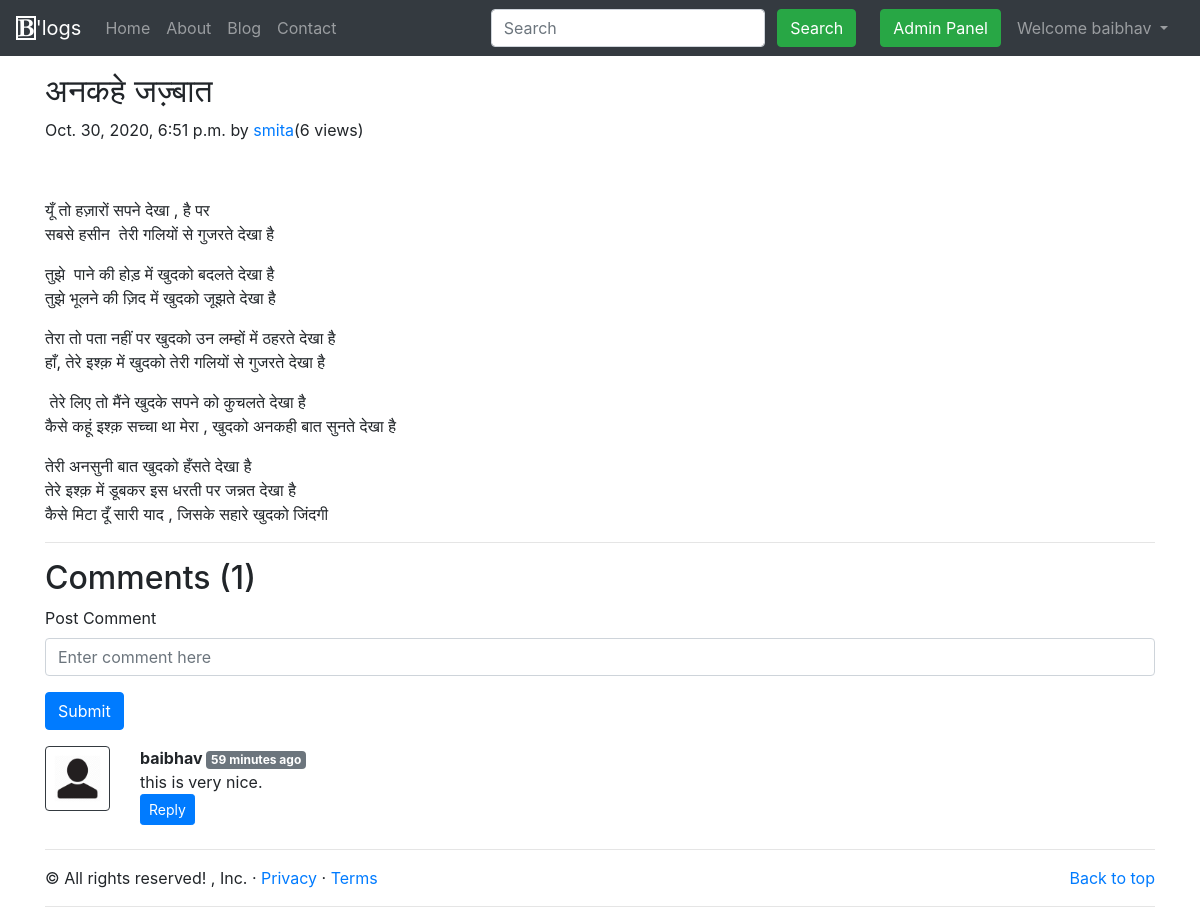
/blog/ankahe-jajbaat (signed in), run on the app's committed database.
### blog/models.py (models this page shows, shortened)
class Post(models.Model):
    sno = models.AutoField(primary_key = True)
    title = models.CharField( max_length=255)
    content = models.TextField()
    author = models.CharField( max_length=50)
    slug = models.CharField( max_length=130)
    views = models.IntegerField(default=0)
    timeStamp = models.DateTimeField(blank = True)

class BlogComment(models.Model):
    sno= models.AutoField(primary_key=True)
    comment=models.TextField()
    user=models.ForeignKey(User, on_delete=models.CASCADE)
    post=models.ForeignKey(Post, on_delete=models.CASCADE)
    parent=models.ForeignKey('self',on_delete=models.CASCADE, null=True )
    timestamp= models.DateTimeField(default=now)

### blog/views.py (the view)
# urls.py: path('<str:slug>', views.blogPost, name="blogPost"),
def blogPost(request, slug):
    post=Post.objects.filter(slug=slug).first()
    post.views = post.views +1
    post.save()
    comments= BlogComment.objects.filter(post=post, parent = None)
    replies= BlogComment.objects.filter(post=post).exclude(parent = None)
    replyDict = {}
    for reply in replies:
        if reply.parent.sno not in replyDict.keys():
            replyDict[reply.parent.sno] = [reply]
        else:
            replyDict[reply.parent.sno].append(reply)
    context={'post':post, 'comments': comments, 'replyDict':replyDict}
    return render(request, "blog/blogPost.html", context)

### blog/templatetags/extras.py (called while the page is built)
@register.filter(name='get_val')
def get_val(dict, key):
    return dict.get(key)

### templates/blog/blogPost.html (shortened to what this page needs)
{% extends 'base.html' %}
{% block body %}
{% load humanize %}
{% load extras %}
<div class="container my-3">
    <h2 class="blog-post-title">{{post.title}}</h2>
    <p class="blog-post-meta">{{post.timeStamp}} by <a href="/about">{{post.author}}</a>(<span>{{post.views}} views</span>)</p>
    <p>{{post.content|safe}}</p>
    <hr>
</div>
<div class="container">
    <h2> Comments ({{comments.count}}) </h2>
    <div class="my-2">
        {% if user.is_authenticated %}
        <form action="/blog/postComment" method="post">
            <div class="form-group">
                <label for="exampleInputEmail1">Post Comment </label>
                <input type="text" class="form-control" name="comment" placeholder="Enter comment here">
            </div>
            <button type="submit" class="btn btn-primary">Submit</button>
        </form>
        {% else %}
        Please login to post a comment
        {% endif %}
    </div>
    {% for comment in comments %}
    <div class="row my-3">
        <div class="col-md-1  ">
            <img class="rounded mx-auto d-block w-100 border border-dark p-2" src="/static/img/user.png" alt="user">
        </div>
        <div class="col-md-11 ">
            <b> {{comment.user.username}} </b> <span class="badge badge-secondary ">{{comment.timestamp| naturaltime}}</span>
            <div>{{comment.comment}}</div>
            <div class="reply mx-0">
                {% if user.is_authenticated %}
                <button class="btn btn-sm btn-primary" type="button" data-toggle="collapse" data-target="#replyBox{{comment.sno}}" aria-expanded="false" aria-controls="replyBox{{comment.sno}}">
                    Reply
                </button>
                {% else %}
                <button class="btn btn-sm btn-primary" type="button" data-toggle="collapse" data-target="#replyBox{{comment.sno}}" aria-expanded="false" aria-controls="replyBox{{comment.sno}}">
                    Login to reply
                </button>
                {% endif %}
            </div>
        </div>
    </div>
    {% endfor %}
</div>
{% endblock %}

### templates/base.html (shortened to what this page needs)
<!doctype html>
<html lang="en">
<head>
  <link rel="stylesheet" href="https://stackpath.bootstrapcdn.com/bootstrap/4.4.1/css/bootstrap.min.css"
>
<link rel="stylesheet" href="https://cdnjs.cloudflare.com/ajax/libs/font-awesome/4.7.0/css/font-awesome.min.css">
</head>
<body>
  <nav class="navbar navbar-expand-lg navbar-dark bg-dark">
    <a class="navbar-brand" href="/"><i class="fa fa-bold" style="border: 2px solid white;" aria-hidden="true"></i>'logs</a>
    <div class="collapse navbar-collapse" id="navbarSupportedContent">
      <ul class="navbar-nav mr-auto">
        <li class="nav-item {% block homeactive %} {% endblock homeactive %}">
          <a class="nav-link" href="/">Home <span class="sr-only">(current)</span></a>
        </li>
        <li class="nav-item {% block aboutactive %} {% endblock aboutactive %}">
          <a class="nav-link" href="/about">About</a>
        </li>
        <li class="nav-item {% block blogactive %} {% endblock blogactive %}">
          <a class="nav-link" href="/blog">Blog</a>
        </li>
        <li class="nav-item {% block contactactive %} {% endblock contactactive %}">
          <a class="nav-link" href="/contact">Contact</a>
        </li>
      </ul>
      <div class="ml-auto form-inline">
      <form method="get" action="/search" class=" my-2 my-lg-0 mx-3">
        <input class="form-control mr-sm-2" type="search" placeholder="Search" aria-label="Search" name="query"
          id="query">
        <button class="btn btn-success my-2 my-sm-0" type="submit">Search</button>
      </form>
      <a href="/admin" role="button" target="_blank" class="btn btn-success m-2 my-sm-0">Admin Panel</a>
      {% if user.is_authenticated %}
      <ul class="navbar-nav mr-2">
      <li class="nav-item dropdown">
        <a class="nav-link dropdown-toggle" href="#" id="navbarDropdown" role="button" data-toggle="dropdown" aria-haspopup="true" aria-expanded="false">
          Welcome {{request.user}}
        </a>
      </li>
      </ul>
      {% endif %}
      </div>
    </div>
  </nav>
  {% block body %}
  {% endblock body %}
<footer class="container">
  <hr>
      <p class="float-right"><a href="#">Back to top</a></p>
      <p>© All rights reserved! , Inc. · <a href="#">Privacy</a> · <a href="#">Terms</a></p>
      <hr>
    </footer>
</body>
</html>

### data on the page
Post: title "अनकहे जज़्बात", timeStamp "Oct. 30, 2020, 6:51 p.m.", author "smita", views "6", content "यूँ तो हज़ारों सपने देखा , है पर सबसे हसीन तेरी गलियों से गुजरते देखा है तुझे पाने की होड़ में खुदको बदलते देखा है तुझे भूलने की ज़िद में खुदको जूझते देखा है तेरा तो पता नहीं पर खुदको उन लम्हों में ठहरते देखा है हाँ, तेरे इश्क़ में खुदको तेरी गलियों से गुजरते देखा है तेरे लिए तो मैंने खुदके सपने को कुचलते देखा है कैसे कहूं इश्क़ सच्चा था मेरा , खुदको अनकही बात सुनते देखा है तेरी अनसुनी बात खुदको हँसते देखा है तेरे इश्क़ में डूबकर इस धरती पर जन्नत देखा है कैसे मिटा दूँ सारी याद , जिसके सहारे खुदको जिंदगी"
BlogComment: user.username "baibhav", timestamp "59 minutes ago", comment "this is very nice."

### other printed values
{{ request.user }} "baibhav"
{{ comments.count }} "1"
